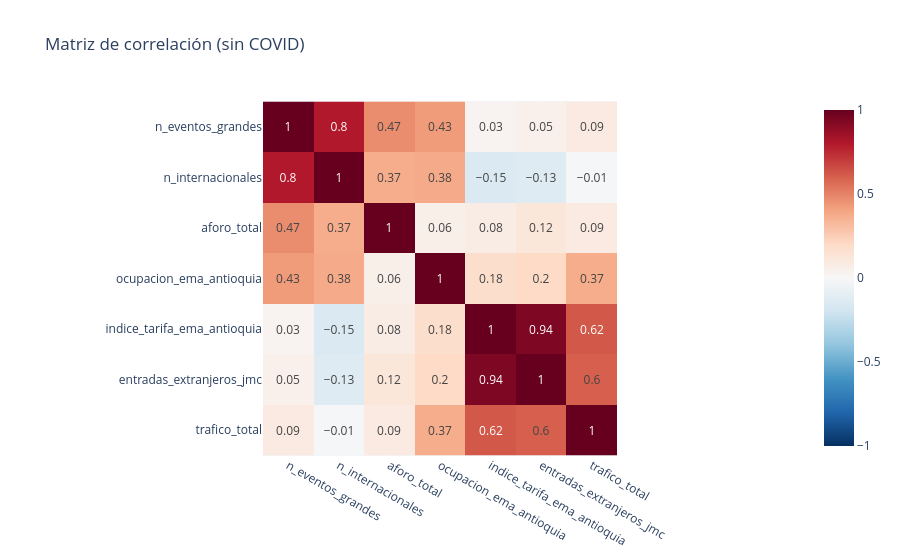

The notebook cell saved with this chart:
### Markdown cell above
## Correlaciones
Calculadas sin COVID ya que 2020-2021 lo distorsiona

### Code cell
cols = ["n_eventos_grandes", "n_internacionales", "aforo_total"] + IND
corr = sin_covid[cols].corr().round(2)
display(corr.loc[["n_eventos_grandes", "n_internacionales", "aforo_total"], IND])
px.imshow(corr, text_auto=True, color_continuous_scale="RdBu_r", zmin=-1, zmax=1,
          title="Matriz de correlación (sin COVID)").show()

### Figure 1 — Plotly figure (JSON) as saved in the notebook; plotly's stock layout.template omitted (floating-point values rounded to 4 significant figures)
{"data": [{"coloraxis": "coloraxis", "hovertemplate": "x: %{x}<br>y: %{y}<br>color: %{z}<extra></extra>", "name": "0", "texttemplate": "%{z}", "type": "heatmap", "x": ["n_eventos_grandes", "n_internacionales", "aforo_total", "ocupacion_ema_antioquia", "indice_tarifa_ema_antioquia", "entradas_extranjeros_jmc", "trafico_total"], "xaxis": "x", "y": ["n_eventos_grandes", "n_internacionales", "aforo_total", "ocupacion_ema_antioquia", "indice_tarifa_ema_antioquia", "entradas_extranjeros_jmc", "trafico_total"], "yaxis": "y", "z": [[1.0, 0.8, 0.47, 0.43, 0.03, 0.05, 0.09], [0.8, 1.0, 0.37, 0.38, -0.15, -0.13, -0.01], [0.47, 0.37, 1.0, 0.06, 0.08, 0.12, 0.09], [0.43, 0.38, 0.06, 1.0, 0.18, 0.2, 0.37], [0.03, -0.15, 0.08, 0.18, 1.0, 0.94, 0.62], [0.05, -0.13, 0.12, 0.2, 0.94, 1.0, 0.6], [0.09, -0.01, 0.09, 0.37, 0.62, 0.6, 1.0]]}], "layout": {"coloraxis": {"autocolorscale": false, "cmax": 1, "cmin": -1, "colorscale": [[0, "rgb(5,48,97)"], [0.1, "rgb(33,102,172)"], [0.2, "rgb(67,147,195)"], [0.3, "rgb(146,197,222)"], [0.4, "rgb(209,229,240)"], [0.5, "rgb(247,247,247)"], [0.6, "rgb(253,219,199)"], [0.7, "rgb(244,165,130)"], [0.8, "rgb(214,96,77)"], [0.9, "rgb(178,24,43)"], [1, "rgb(103,0,31)"]]}, "title": {"text": "Matriz de correlación (sin COVID)"}, "xaxis": {"anchor": "y", "constrain": "domain", "domain": [0, 1], "scaleanchor": "y"}, "yaxis": {"anchor": "x", "autorange": "reversed", "constrain": "domain", "domain": [0, 1]}}}
